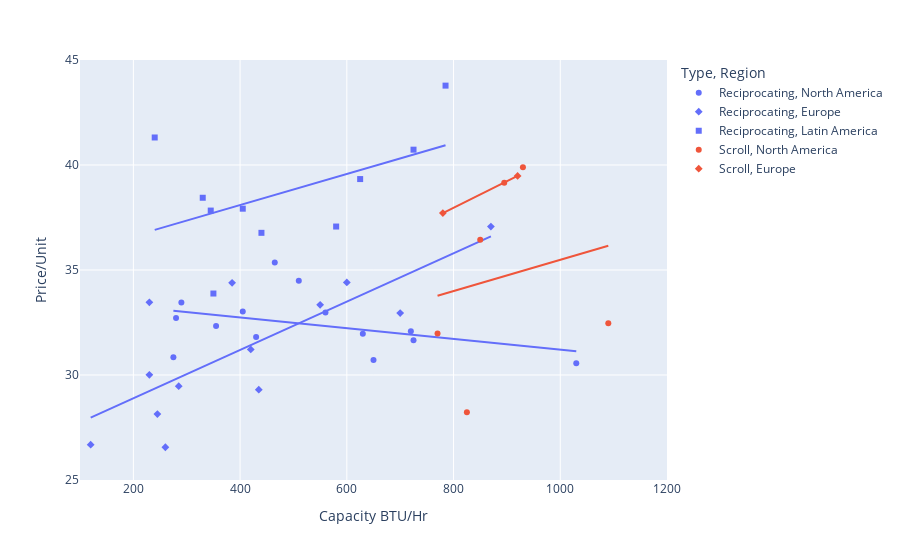

The code cell stored with this chart in its notebook:
### Markdown cell above
### Scatter plot of unit price and capacity

### Code cell
##simple scatter plot
#fig = px.scatter(dfwhirlpool, x="Capacity BTU/Hr", y="Price/Unit")
##simple scatter plot with trendline
#fig = px.scatter(dfwhirlpool, x="Capacity BTU/Hr", y="Price/Unit", trendline="ols")
##simple scatter plot with symbol (Region)
#
#fig = px.scatter(dfwhirlpool, x="Capacity BTU/Hr", y="Price/Unit", symbol="Region")
##simple scatter plot with symbol (Region) and multiple trendlines
#fig = px.scatter(dfwhirlpool, x="Capacity BTU/Hr", y="Price/Unit", trendline="ols", symbol="Region")
##simple scatter plot with color (Type) and symbol (Region)
#fig = px.scatter(dfwhirlpool, x="Capacity BTU/Hr", y="Price/Unit", color="Type", symbol="Region")
##simple scatter plot with color (Type) and symbol (Region) and multiple trendlines
fig = px.scatter(dfwhirlpool, x="Capacity BTU/Hr", y="Price/Unit", trendline="ols", color="Type", symbol="Region")
fig.update_xaxes(range=[100, 1200]) #Fix x-axis
fig.update_yaxes(range=[25, 45]) #Fix y-axis
fig.show()

### Figure 1 — Plotly figure (JSON) as saved in the notebook; plotly's stock layout.template omitted (floating-point values rounded to 4 significant figures)
{"data": [{"hovertemplate": "Type=Reciprocating<br>Region=North America<br>Capacity BTU/Hr=%{x}<br>Price/Unit=%{y}<extra></extra>", "legendgroup": "Reciprocating, North America", "marker": {"color": "#636efa", "symbol": "circle"}, "mode": "markers", "name": "Reciprocating, North America", "orientation": "v", "showlegend": true, "type": "scatter", "x": [510, 720, 430, 630, 290, 1030, 275, 280, 355, 405, 725, 465, 650, 560], "xaxis": "x", "y": [34.49, 32.08, 31.81, 31.97, 33.45, 30.56, 30.85, 32.71, 32.33, 33.02, 31.66, 35.36, 30.72, 32.98], "yaxis": "y"}, {"hovertemplate": "<b>OLS trendline</b><br>Price/Unit = -0.00256288 * Capacity BTU/Hr + 33.7688<br>R<sup>2</sup>=0.157298<br><br>Type=Reciprocating<br>Region=North America<br>Capacity BTU/Hr=%{x}<br>Price/Unit=%{y} <b>(trend)</b><extra></extra>", "legendgroup": "Reciprocating, North America", "marker": {"color": "#636efa", "symbol": "circle"}, "mode": "lines", "name": "Reciprocating, North America", "showlegend": false, "type": "scatter", "x": [275, 280, 290, 355, 405, 430, 465, 510, 560, 630, 650, 720, 725, 1030], "xaxis": "x", "y": [33.06, 33.05, 33.03, 32.86, 32.73, 32.67, 32.58, 32.46, 32.33, 32.15, 32.1, 31.92, 31.91, 31.13], "yaxis": "y"}, {"hovertemplate": "Type=Reciprocating<br>Region=Europe<br>Capacity BTU/Hr=%{x}<br>Price/Unit=%{y}<extra></extra>", "legendgroup": "Reciprocating, Europe", "marker": {"color": "#636efa", "symbol": "diamond"}, "mode": "markers", "name": "Reciprocating, Europe", "orientation": "v", "showlegend": true, "type": "scatter", "x": [285, 260, 420, 600, 435, 230, 120, 870, 700, 550, 385, 245, 230], "xaxis": "x", "y": [29.47, 26.56, 31.22, 34.41, 29.3, 30.01, 26.68, 37.07, 32.95, 33.34, 34.39, 28.14, 33.46], "yaxis": "y"}, {"hovertemplate": "<b>OLS trendline</b><br>Price/Unit = 0.0115088 * Capacity BTU/Hr + 26.5891<br>R<sup>2</sup>=0.591909<br><br>Type=Reciprocating<br>Region=Europe<br>Capacity BTU/Hr=%{x}<br>Price/Unit=%{y} <b>(trend)</b><extra></extra>", "legendgroup": "Reciprocating, Europe", "marker": {"color": "#636efa", "symbol": "diamond"}, "mode": "lines", "name": "Reciprocating, Europe", "showlegend": false, "type": "scatter", "x": [120, 230, 230, 245, 260, 285, 385, 420, 435, 550, 600, 700, 870], "xaxis": "x", "y": [27.97, 29.24, 29.24, 29.41, 29.58, 29.87, 31.02, 31.42, 31.6, 32.92, 33.49, 34.65, 36.6], "yaxis": "y"}, {"hovertemplate": "Type=Reciprocating<br>Region=Latin America<br>Capacity BTU/Hr=%{x}<br>Price/Unit=%{y}<extra></extra>", "legendgroup": "Reciprocating, Latin America", "marker": {"color": "#636efa", "symbol": "square"}, "mode": "markers", "name": "Reciprocating, Latin America", "orientation": "v", "showlegend": true, "type": "scatter", "x": [240, 345, 350, 440, 580, 625, 725, 785, 330, 405], "xaxis": "x", "y": [41.31, 37.83, 33.88, 36.77, 37.07, 39.33, 40.73, 43.78, 38.44, 37.92], "yaxis": "y"}, {"hovertemplate": "<b>OLS trendline</b><br>Price/Unit = 0.0073983 * Capacity BTU/Hr + 35.1363<br>R<sup>2</sup>=0.246017<br><br>Type=Reciprocating<br>Region=Latin America<br>Capacity BTU/Hr=%{x}<br>Price/Unit=%{y} <b>(trend)</b><extra></extra>", "legendgroup": "Reciprocating, Latin America", "marker": {"color": "#636efa", "symbol": "square"}, "mode": "lines", "name": "Reciprocating, Latin America", "showlegend": false, "type": "scatter", "x": [240, 330, 345, 350, 405, 440, 580, 625, 725, 785], "xaxis": "x", "y": [36.91, 37.58, 37.69, 37.73, 38.13, 38.39, 39.43, 39.76, 40.5, 40.94], "yaxis": "y"}, {"hovertemplate": "Type=Scroll<br>Region=North America<br>Capacity BTU/Hr=%{x}<br>Price/Unit=%{y}<extra></extra>", "legendgroup": "Scroll, North America", "marker": {"color": "#EF553B", "symbol": "circle"}, "mode": "markers", "name": "Scroll, North America", "orientation": "v", "showlegend": true, "type": "scatter", "x": [825, 895, 1090, 930, 850, 770], "xaxis": "x", "y": [28.23, 39.15, 32.46, 39.89, 36.44, 31.98], "yaxis": "y"}, {"hovertemplate": "<b>OLS trendline</b><br>Price/Unit = 0.00743512 * Capacity BTU/Hr + 28.0496<br>R<sup>2</sup>=0.032827<br><br>Type=Scroll<br>Region=North America<br>Capacity BTU/Hr=%{x}<br>Price/Unit=%{y} <b>(trend)</b><extra></extra>", "legendgroup": "Scroll, North America", "marker": {"color": "#EF553B", "symbol": "circle"}, "mode": "lines", "name": "Scroll, North America", "showlegend": false, "type": "scatter", "x": [770, 825, 850, 895, 930, 1090], "xaxis": "x", "y": [33.77, 34.18, 34.37, 34.7, 34.96, 36.15], "yaxis": "y"}, {"hovertemplate": "Type=Scroll<br>Region=Europe<br>Capacity BTU/Hr=%{x}<br>Price/Unit=%{y}<extra></extra>", "legendgroup": "Scroll, Europe", "marker": {"color": "#EF553B", "symbol": "diamond"}, "mode": "markers", "name": "Scroll, Europe", "orientation": "v", "showlegend": true, "type": "scatter", "x": [920, 780], "xaxis": "x", "y": [39.48, 37.71], "yaxis": "y"}, {"hovertemplate": "<b>OLS trendline</b><br>Price/Unit = 0.0126429 * Capacity BTU/Hr + 27.8486<br>R<sup>2</sup>=1.000000<br><br>Type=Scroll<br>Region=Europe<br>Capacity BTU/Hr=%{x}<br>Price/Unit=%{y} <b>(trend)</b><extra></extra>", "legendgroup": "Scroll, Europe", "marker": {"color": "#EF553B", "symbol": "diamond"}, "mode": "lines", "name": "Scroll, Europe", "showlegend": false, "type": "scatter", "x": [780, 920], "xaxis": "x", "y": [37.71, 39.48], "yaxis": "y"}], "layout": {"legend": {"title": {"text": "Type, Region"}, "tracegroupgap": 0}, "margin": {"t": 60}, "xaxis": {"anchor": "y", "domain": [0, 1], "range": [100, 1200], "title": {"text": "Capacity BTU/Hr"}}, "yaxis": {"anchor": "x", "domain": [0, 1], "range": [25, 45], "title": {"text": "Price/Unit"}}}}
